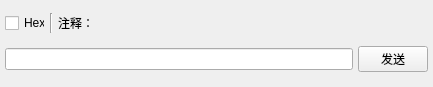
<?xml version="1.0" encoding="UTF-8"?>
<ui version="4.0">
 <class>CustomDataSendWidget</class>
 <widget class="QWidget" name="CustomDataSendWidget">
  <property name="geometry">
   <rect>
    <x>0</x>
    <y>0</y>
    <width>433</width>
    <height>87</height>
   </rect>
  </property>
  <property name="windowTitle">
   <string>Form</string>
  </property>
  <layout class="QGridLayout" name="gridLayout" columnstretch="0,0,0,0">
   <property name="leftMargin">
    <number>5</number>
   </property>
   <property name="topMargin">
    <number>5</number>
   </property>
   <property name="rightMargin">
    <number>5</number>
   </property>
   <property name="bottomMargin">
    <number>5</number>
   </property>
   <property name="spacing">
    <number>5</number>
   </property>
   <item row="1" column="3">
    <widget class="QPushButton" name="btn_Send">
     <property name="maximumSize">
      <size>
       <width>70</width>
       <height>16777215</height>
      </size>
     </property>
     <property name="text">
      <string>发送</string>
     </property>
    </widget>
   </item>
   <item row="0" column="0">
    <widget class="QCheckBox" name="checkBox">
     <property name="maximumSize">
      <size>
       <width>40</width>
       <height>16777215</height>
      </size>
     </property>
     <property name="text">
      <string>Hex</string>
     </property>
    </widget>
   </item>
   <item row="0" column="2" colspan="2">
    <widget class="QLabel" name="label">
     <property name="minimumSize">
      <size>
       <width>0</width>
       <height>20</height>
      </size>
     </property>
     <property name="text">
      <string>注释：</string>
     </property>
    </widget>
   </item>
   <item row="1" column="0" colspan="3">
    <widget class="QLineEdit" name="lineEdit"/>
   </item>
   <item row="0" column="1">
    <widget class="Line" name="line">
     <property name="orientation">
      <enum>Qt::Orientation::Vertical</enum>
     </property>
    </widget>
   </item>
  </layout>
 </widget>
 <resources/>
 <connections/>
</ui>
